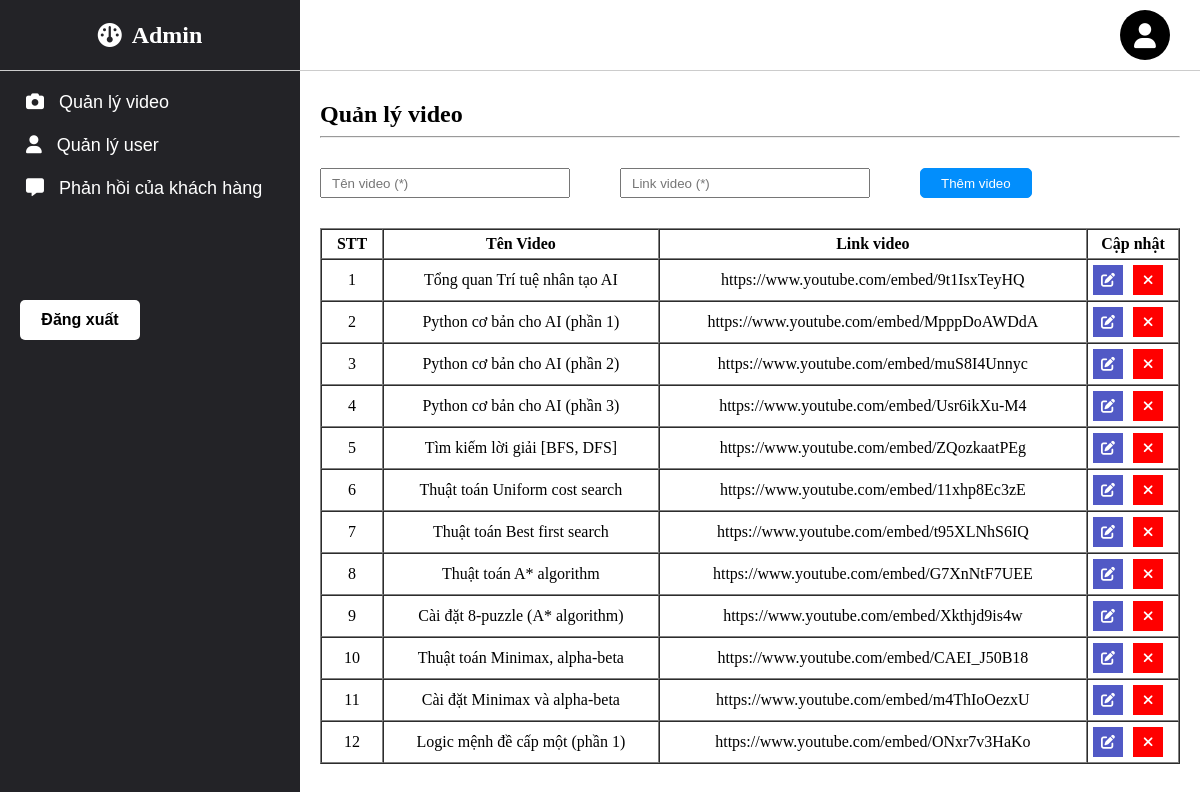
The page /View/admin/index.php on the database its author committed.
### tables this page shows
CREATE TABLE `video` (
  `id` int(11) NOT NULL,
  `name` varchar(255) NOT NULL,
  `src` varchar(255) NOT NULL
);

### View/admin/page/tableVideo.php (the view, shortened to what this page needs)
<?php
    include("db-connect.php");
    $sql = "SELECT * FROM `video` WHERE 1";
    $values = mysqli_query($connect, $sql);
    $row = mysqli_num_rows($values);
    $i = 0;
    if ($row == 0) {
?>
    <h2>Danh sách video rỗng ...!</h2>
<?php
    }
    else {
?>
<table border="1px" width="100%" cellspacing="0px" cellpadding="5px">
    <tr>
        <th class="column-firts">STT</th>
        <th>Tên Video</th>
        <th>Link video</th>
        <th class="column_update">Cập nhật</th>
    </tr>
<?php
        foreach($values as $v) {
            $i++
?>
    <tr>
        <td> <?php echo $i ?> </td>
        <td> <?php echo $v['name'] ?> </td>
        <td> <?php echo $v['src'] ?></td>
        <td class="column_update">
            <a href="index.php?controller=admin&action=editVideo&id=<?php echo $v['id']?>" class="edit">
                <i class="fa-solid fa-pen-to-square"></i>
            </a>
            <a href="./Model/Handle/Handle_video_document/deleta_video.php?id=<?php echo $v['id']?>" class="delete">
                <i class="fa-solid fa-xmark"></i>
            </a>
        </td>
    </tr>
<?php
        }
    }
?>
</table>

### View/admin/index.php (shortened to what this page needs)
<!DOCTYPE html>
<html lang="en">
<head>
    <link rel="stylesheet" href="./View/admin/css/index.css">
    <link rel="stylesheet" href="./View/css/fontawesome-free-6.1.1-web/css/all.css">
</head>
<body>
    <div id="main">
        <div class="row">
            <?php include('./View/admin/page/nav.php') ?>
            <div class="column-right">
                <?php include('./View/admin/page/header.php') ?>
                <div class="column-right-button">
                    <div class="functions">
                        <h2>Quản lý video</h2>
                        <hr>
                        <form class="form_insert" action="./Model/Handle/Handle_video_document/insert_video.php" method="post">
                            <div>
                                <span id="error_name_video" ></span>
                                <input id="name_video" name="name_video" type="text" placeholder="Tên video (*)">
                            </div>
                            <div>
                                <span id="error_link_video"></span>
                                <input id="link_video" name="link_video" type="text" placeholder="Link video (*)">
                            </div>
                            <button type="submit" onclick="return validateVideo ()">
                                Thêm video
                            </button>
                        </form>
                        <?php include('./View/admin/page/tableVideo.php') ?>
                    </div>
                </div>
            </div>
        </div>
    </div>
</body>
</html>

### View/admin/page/nav.php (shortened to what this page needs)
<div class="column-left">
    <div class="header header-left">
        <i class="fa-solid fa-gauge"></i>
        Admin
    </div>
    <div class="nav">
        <button class="nav_item" onclick="Home ()" >
            <i class="fa-solid fa-camera"></i>
            Quản lý video
        </button>
        <button class="nav_item" onclick="manageUser ()">
            <i class="fa-solid fa-user"></i>
            Quản lý user
        </button>
        <button class="nav_item" onclick="manageContact ()" >
            <i class="fa-solid fa-message"></i>
            Phản hồi của khách hàng
        </button>
    </div>
    <button id="btn_logout" onclick="Logout()">
        Đăng xuất
    </button>
</div>

### View/admin/page/header.php (shortened to what this page needs)
<div class="header header-right">
    <div class="box_infor_user">
        <div class="infor_user">
        </div>
        <div class="background_user">
            <i class="fa-solid fa-user img_background_user"></i>
        </div>
    </div>
</div>

### View/admin/css/index.css (style rules this page uses)
body { margin: 0px; }
.row { display: flex; }
.header { width: 100%; height: 70px; border-bottom: 1px solid #ccc; position: relative; }
.header-left { display: flex; justify-content: center; align-items: center; font-size: 24px; font-weight: bold; }
.column-left { height: 100vh; background-color: rgb(35, 35, 39); color: #fff; box-sizing: border-box; z-index: 2; width: 300px; position: fixed; }
.column-left i { margin-right: 10px; }
.column-left .nav { box-sizing: border-box; height: fit-content; width: 100%; padding: 0px 20px; }
.column-left .nav_item { display: block; border: 0px; color: #fff; background-color: rgb(35, 35, 39); margin-top: 20px; font-size: 18px; }
#btn_logout { font-weight: bold; border: 0px; color: #000; background-color: #fff; border-radius: 5px; width: 120px; height: 40px; font-size: 16px; margin-top: 100px; margin-left: 20px; }
h2 { margin-top: 30px; margin-bottom: 0px; }
hr { margin-bottom: 0px; }
.column-right { width: calc(100vw - 300px); margin-left: 300px; }
.header-right { position: sticky; top: 0px; background-color: #fff; }
.box_infor_user { position: absolute; right: 30px; height: 100%; display: flex; flex-direction: row; justify-content: center; align-items: center; }
.background_user { width: 50px; height: 50px; border-radius: 50%; background-color: #000; display: flex; justify-content: center; align-items: center; }
.img_background_user { font-size: 25px; color: #fff; }
.column-right-button { padding: 0px 20px; box-sizing: border-box; }
.form_insert { width: 100%; display: flex; flex-direction: row; flex-wrap: wrap; }
.form_insert span { height: 30px; color: red; box-sizing: border-box; padding-top: 10px; font-size: 14px; display: block; }
.form_insert input, select { width: 250px; margin-right: 50px; padding: 5px 10px; height: 30px; box-sizing: border-box; }
.form_insert button { height: 30px; box-sizing: border-box; border: 1px solid rgb(2, 142, 252); background-color: rgb(2, 142, 252); color: #fff; padding:0px 20px; border-radius: 5px; margin-top: 30px; }
table { margin-top: 30px; text-align: center; }
.column-firts { width: 50px; }
.column_update { width: 80px; }
table .edit, .delete { width: 30px; height: 30px; display: flex; justify-content: center; align-items: center; text-decoration: none; float: left; border: 0px; }
table .delete { background-color: red; margin-left: 10px; }
table .edit { background-color:rgb(81, 89, 197); }
table i { font-size: 14px; color: #fff; }

### rows shown on the page
video: name "Tổng quan Trí tuệ nhân tạo AI", src "https://www.youtube.com/embed/9t1IsxTeyHQ"
video: name "Python cơ bản cho AI (phần 1)", src "https://www.youtube.com/embed/MpppDoAWDdA"
video: name "Python cơ bản cho AI (phần 2)", src "https://www.youtube.com/embed/muS8I4Unnyc"
video: name "Python cơ bản cho AI (phần 3)", src "https://www.youtube.com/embed/Usr6ikXu-M4"
video: name "Tìm kiếm lời giải [BFS, DFS]", src "https://www.youtube.com/embed/ZQozkaatPEg"
video: name "Thuật toán Uniform cost search", src "https://www.youtube.com/embed/11xhp8Ec3zE"
video: name "Thuật toán Best first search", src "https://www.youtube.com/embed/t95XLNhS6IQ"
video: name "Thuật toán A* algorithm", src "https://www.youtube.com/embed/G7XnNtF7UEE"
video: name "Cài đặt 8-puzzle (A* algorithm)", src "https://www.youtube.com/embed/Xkthjd9is4w"
video: name "Thuật toán Minimax, alpha-beta", src "https://www.youtube.com/embed/CAEI_J50B18"
video: name "Cài đặt Minimax và alpha-beta", src "https://www.youtube.com/embed/m4ThIoOezxU"
video: name "Logic mệnh đề cấp một (phần 1)", src "https://www.youtube.com/embed/ONxr7v3HaKo"
